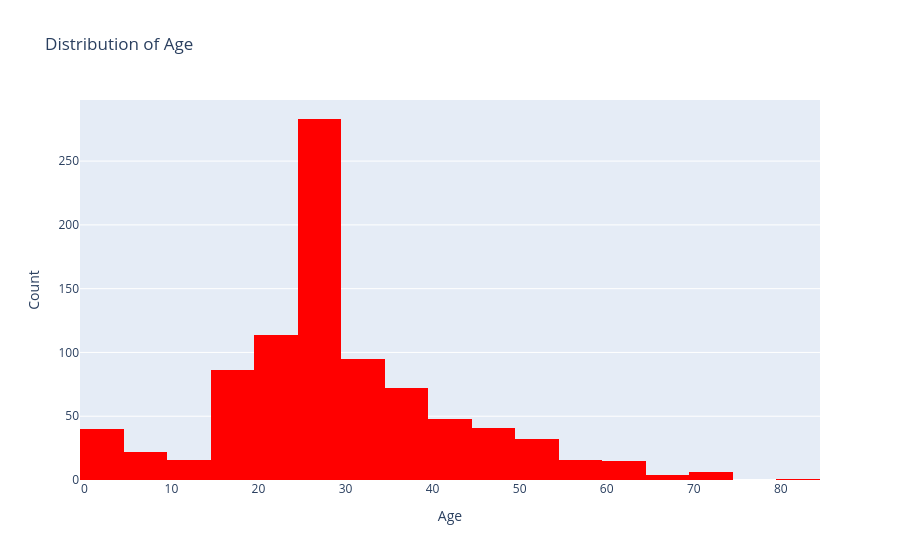

Notebook code for this chart:
### Code cell
f1=px.histogram(df, x='age', nbins=30, title='Distribution of Age', labels={'age': 'Age'}, color_discrete_sequence=['red'])
f1.update_layout(
    xaxis_title='Age',
    yaxis_title='Count'
)
f1.show()

### Figure 1 — Plotly figure (JSON) as saved in the notebook; plotly's stock layout.template omitted (floating-point values rounded to 4 significant figures; data arrays with more than 128 entries replaced by an {"elided": "..."} marker saying what was removed)
{"data": [{"bingroup": "x", "hovertemplate": "Age=%{x}<br>count=%{y}<extra></extra>", "legendgroup": "", "marker": {"color": "red", "pattern": {"shape": ""}}, "name": "", "nbinsx": 30, "orientation": "v", "showlegend": false, "type": "histogram", "x": {"elided": "891 int values"}, "xaxis": "x", "yaxis": "y"}], "layout": {"barmode": "relative", "legend": {"tracegroupgap": 0}, "title": {"text": "Distribution of Age"}, "xaxis": {"anchor": "y", "domain": [0, 1], "title": {"text": "Age"}}, "yaxis": {"anchor": "x", "domain": [0, 1], "title": {"text": "Count"}}}}
